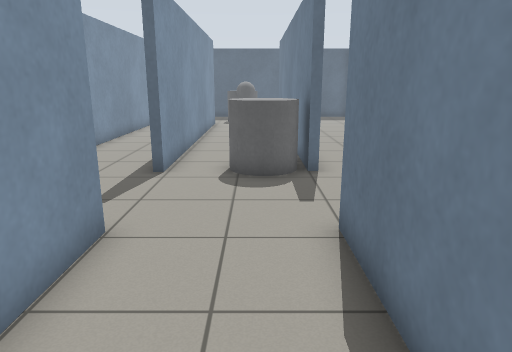
view 1 (above)

21 first-person views from a walk through a world built for the Gazebo simulator. The camera is 1.2 m above the floor, tilts 14° down and sees 70° across. The floor is counted in squares, 0.5 m on a side. Each view is taken from the middle of a square. On the plan, view 1 faces up. The plan holds only what a view shows up to about 20 squares ahead; the rest is blank.

view 2
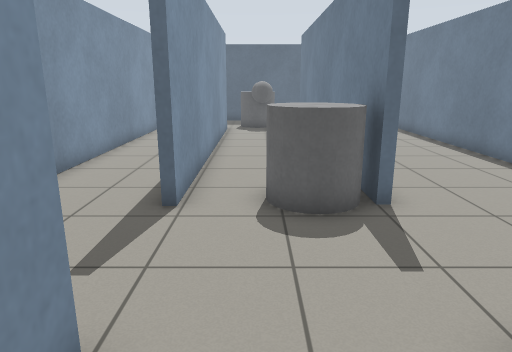

view 3
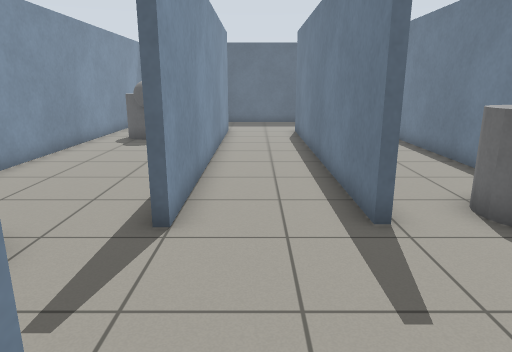

view 4
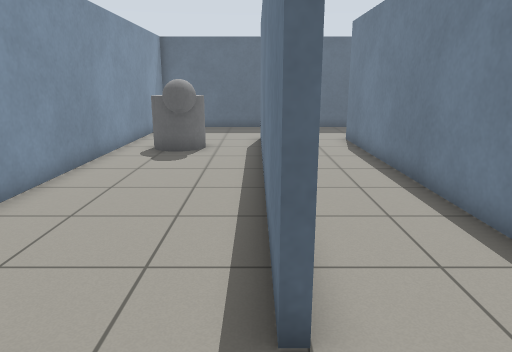

view 5
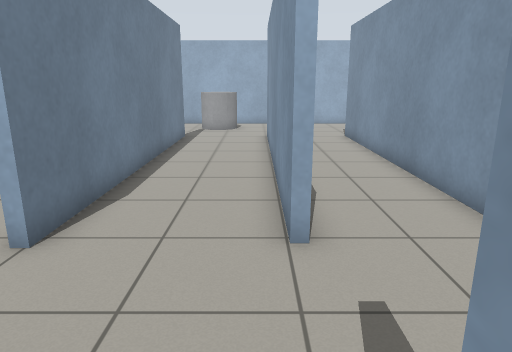

view 6
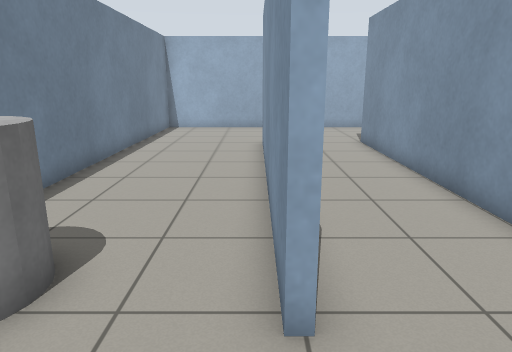

view 7
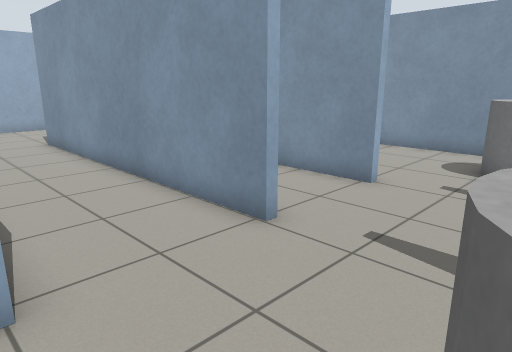

view 8
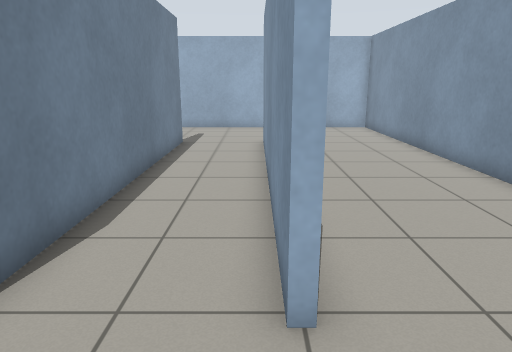

view 9
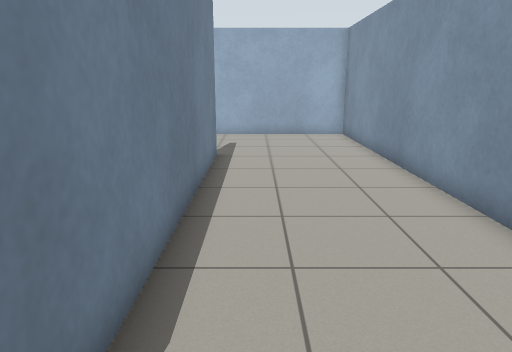

view 10
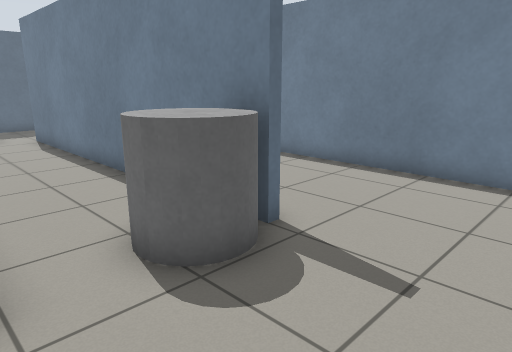

view 11
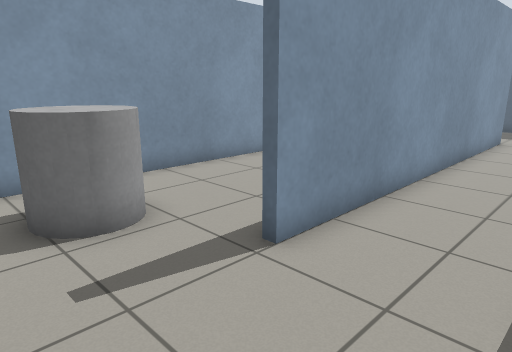

view 12
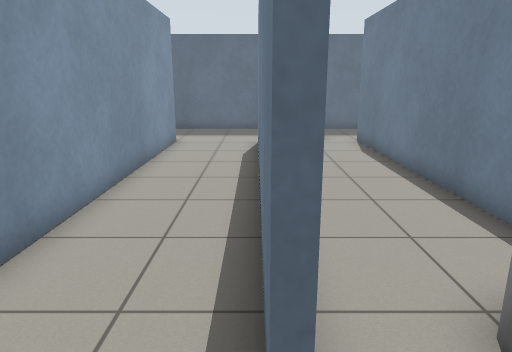

view 13
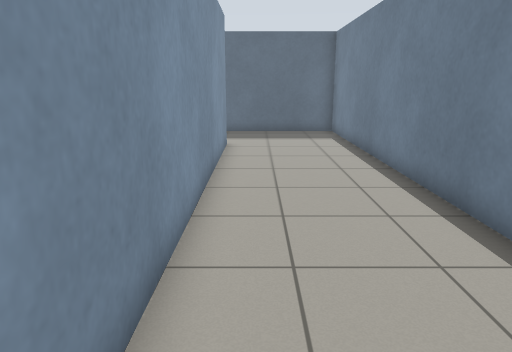

view 14
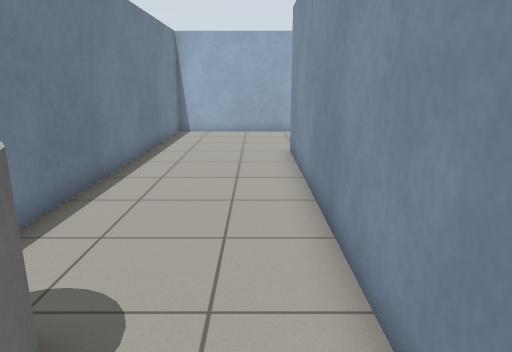

view 15
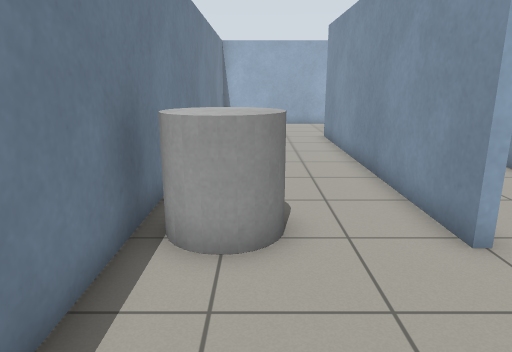

view 16
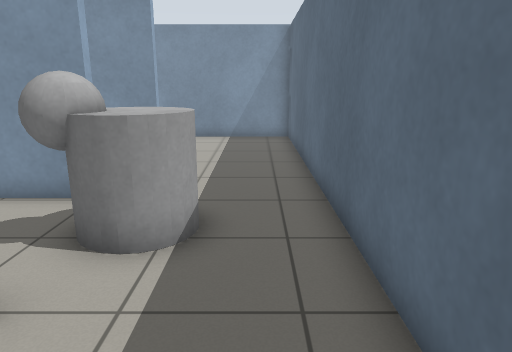

view 17
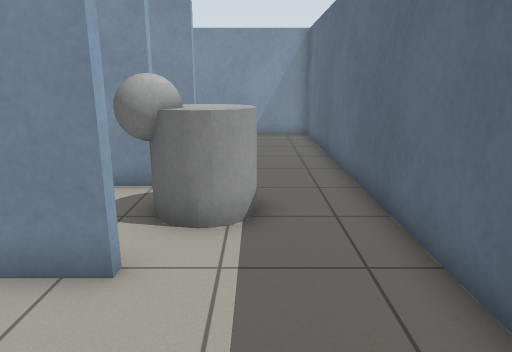

view 18
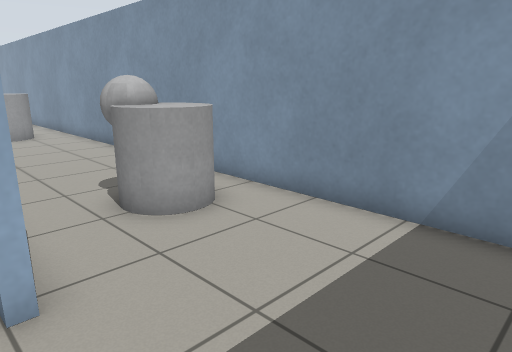

view 19
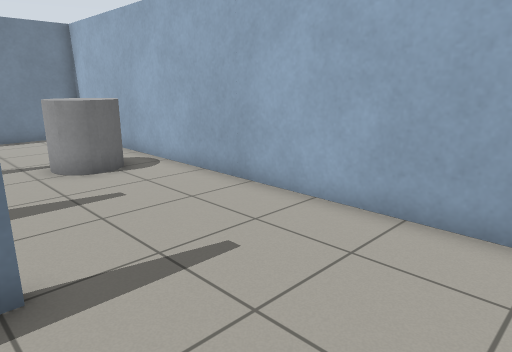

view 20
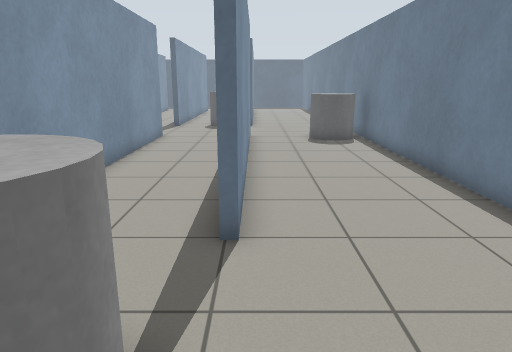

view 21
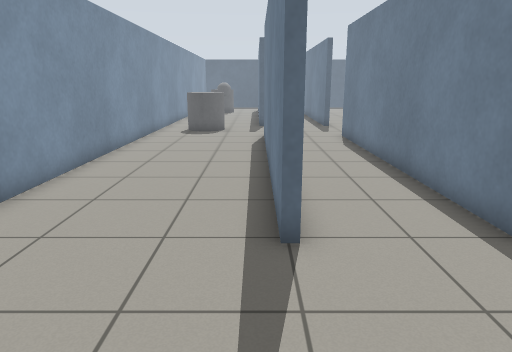

### Floor plan
Points are (right, up) in squares from view 1. A wall is a line through its corners. A room is listed if a view was taken in it or the views show most of it. See-through windows are left out.
Room 1 (views 1, 2, 3, 4, 5, 6, 7, 8, 9, 10, 11, 12, 13, 14, 15, 16, 17, 18, 19, 20, 21)
walls: (-2.8, 10.1) (-2.8, 23.6) (-2.5, 23.6) (-2.5, 10.1) (-2.8, 10.1); (-2.5, 5.7) (-2.5, -6.8); (-6.3, 5.9) (-6.3, -6.8); (1.7, 6) (1.7, -6.6); (1.9, 10.1) (1.5, 10.1) (1.5, 24.2) (1.7, 24.2) (1.7, 10.4); (-6.8, 21.5) (-6.8, 22.5); (-2.8, -6.8) (-2.8, 5.7); (-6.6, -6.8) (-6.6, 5.7); (1.5, -6.6) (1.5, 6); (-6.9, 23.9) (-6.5, 23.9) (-6.5, 10.1) (-6.8, 10.1) (-6.8, 20); (-12.4, -12.4) (7, -12.4) (7, 28.5) (-12.4, 28.5) (-12.4, -12.4)
objects: other object (-11, 20) to (-9, 22); grey cylinder (-10, 8) to (-9, 9); other object (-2, 24) to (0, 26); grey cylinder (-1, -11) to (1, -9); grey cylinder (-1, 10) to (1, 11); grey cylinder (5, 4) to (6, 6)

Where each view was taken, in squares from view 1:
view 1: 0 up, 0 right, facing up
view 2: 3 up, 1 left, facing up
view 3: 4 up, 5 left, facing up
view 4: 7 up, 7 left, facing up
view 5: 11 up, 2 left, facing down
view 6: 9 up, 2 right, facing down
view 7: 10 up, 2 right, facing down-left
view 8: 9 up, 6 left, facing down
view 9: 6 up, 8 left, facing down
view 10: 6 up, 3 left, facing up-right
view 11: 6 up, 3 left, facing up-left
view 12: 8 up, 3 left, facing up
view 13: 9 up, 3 right, facing up
view 14: 7 up, 3 right, facing down
view 15: 11 up, 5 right, facing down
view 16: 27 up, 5 right, facing left
view 17: 26 up, 6 right, facing left
view 18: 28 up, 6 left, facing down-left
view 19: 6 down, 11 left, facing down-right
view 20: 12 down, 2 right, facing up
view 21: 12 down, 7 left, facing up
